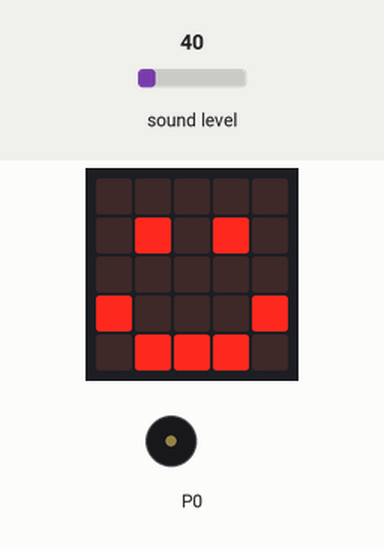
Simulated run of this program. Board: BBC micro:bit running MicroPython. Parts: the board's 5×5 LED display, buzzer (waves = sounding). The test bench sets the inputs (shaded band); at power-on: sound level 40.

Above: at 1.2 s.
1.3 s: sound level set to 117
2.8 s: sound level set to 125
At 2.93 s:
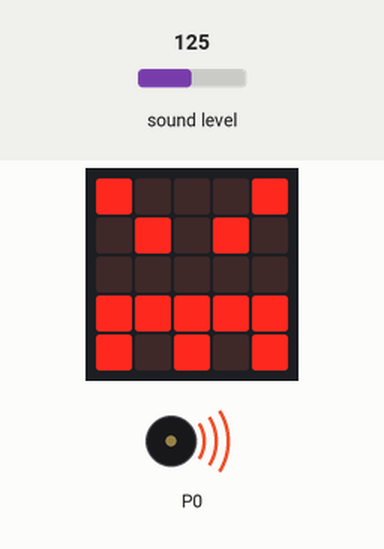
5.0 s: sound level set to 5
At 5.4 s:
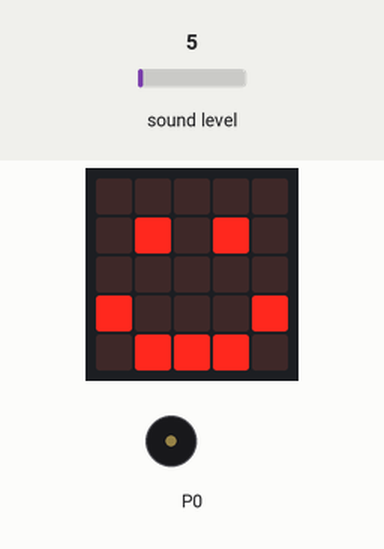
6.5 s: sound level set to 128
At 7.01 s:
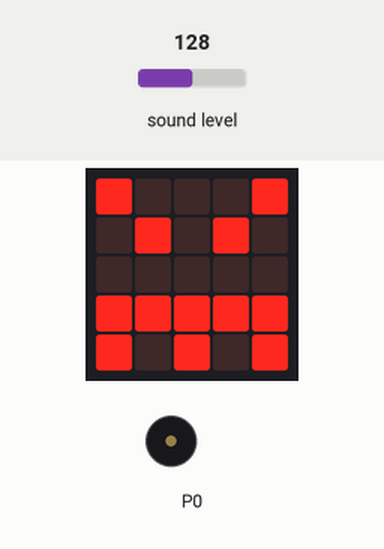
Timing chart, 0 to 10.3 s (numbered marks = the images above; inputs shaded):
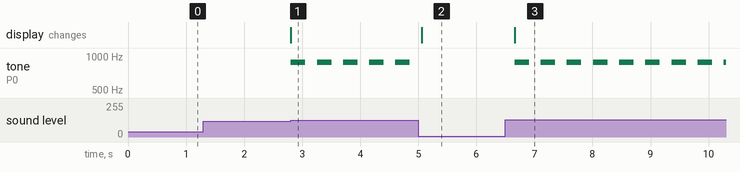

The program:

main.py
```python
from microbit import *
import music

while True:
    if microphone.sound_level() > 120:
        display.show(Image.ANGRY)
        music.pitch(880, 250)
    else:
        display.show(Image.HAPPY)
    sleep(200)
```

Measured:
- the behaviour switches between 120 and 121 on sound level (found by bisection; images 0 and 1)
- after the input at 1.3 s, every drawn part: stays the same
- after the input at 2.8 s, tone on P0: alternates 880 Hz for 0.25 s and silent for 0.20 s, starting at once; the display: changes at once (image 1)
- after the input at 5.0 s, tone on P0: stops changing and stays silent; the display: changes after 0.06 s (image 2)
- after the input at 6.5 s, tone on P0: alternates 880 Hz for 0.25 s and silent for 0.20 s, starting after 0.16 s; the display: changes after 0.16 s (image 3)
